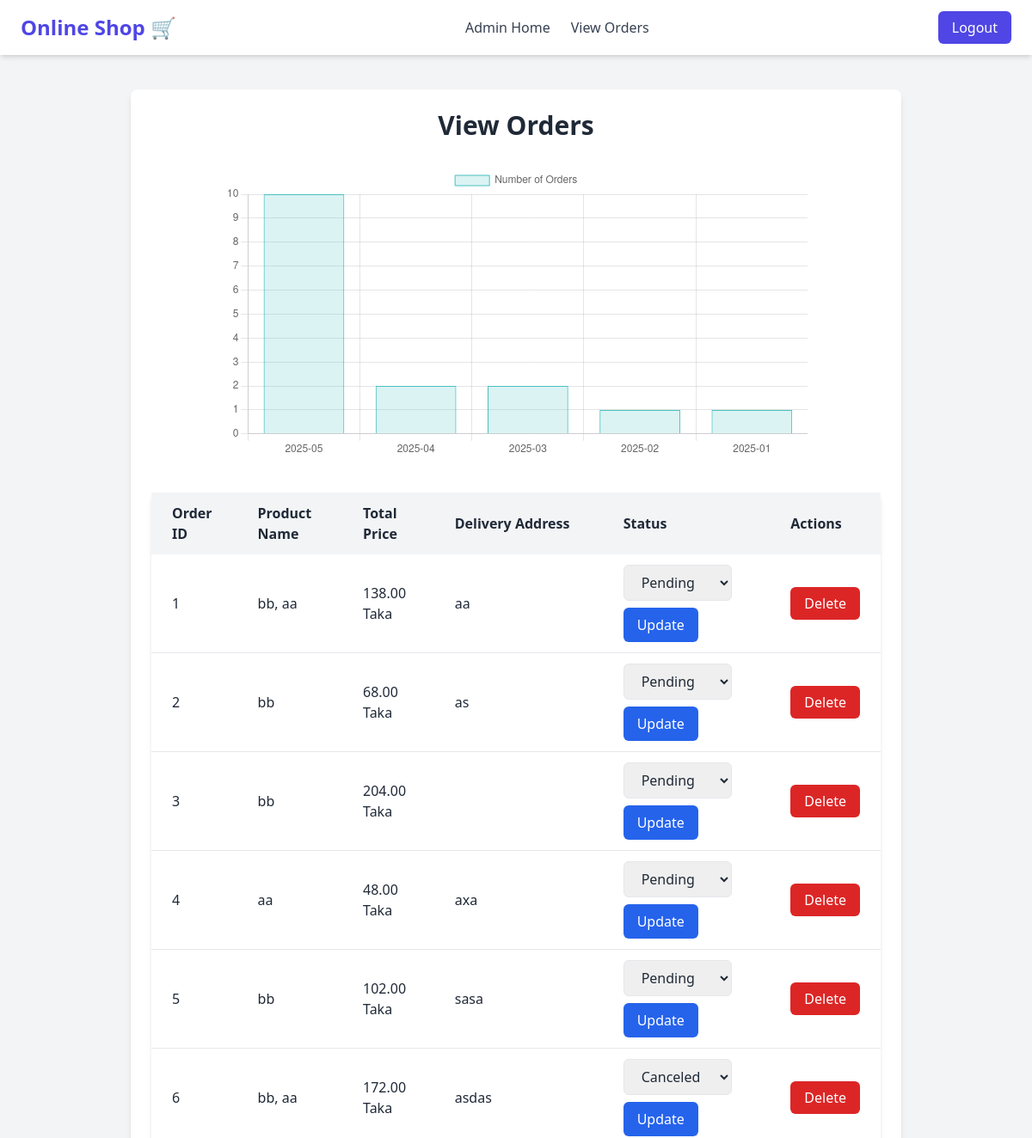
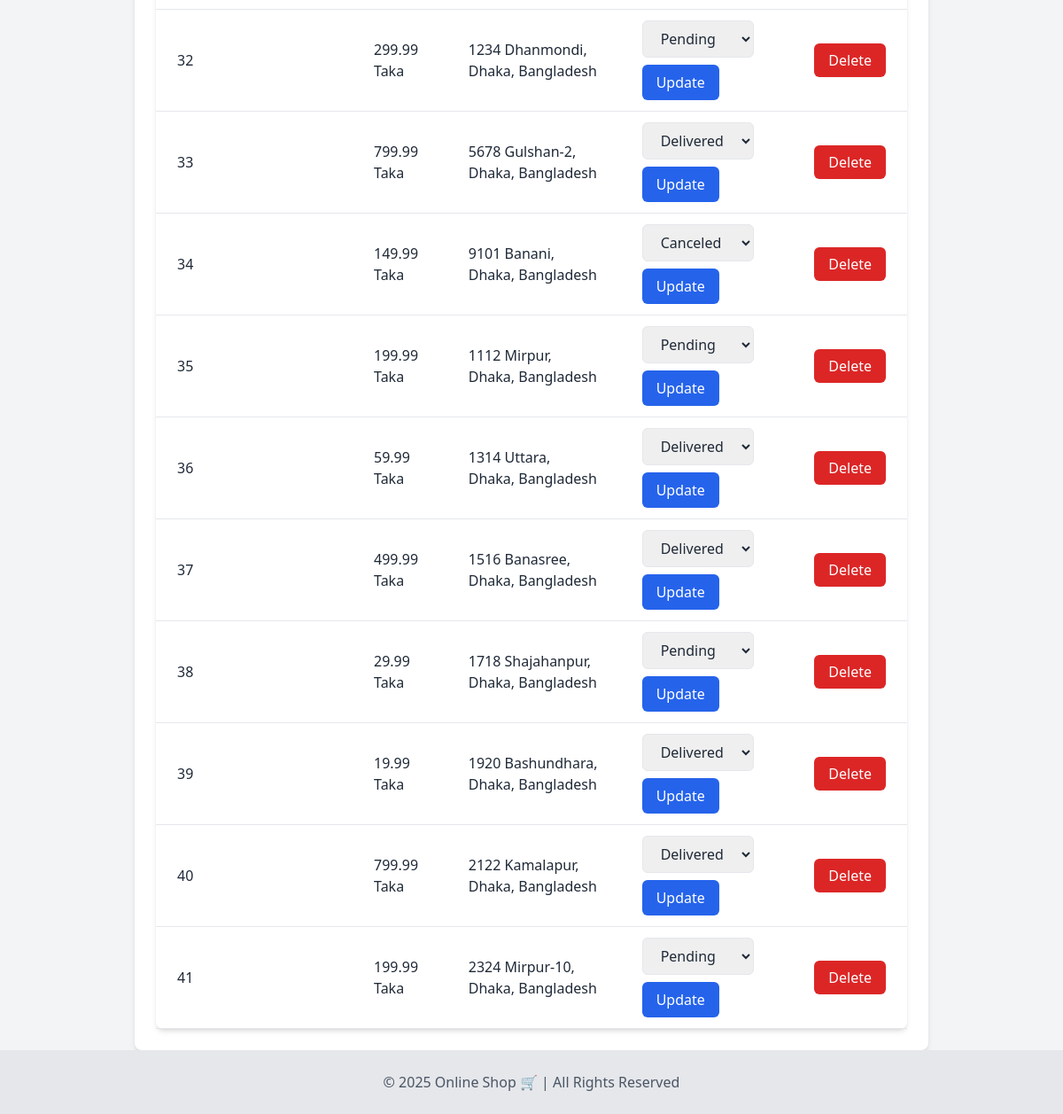
Page /view_orders.php (signed in) on the committed database (2 pictures, top to bottom).
### tables this page shows
CREATE TABLE `orders` (
  `id` int(11) NOT NULL,
  `user_id` int(11) NOT NULL,
  `total` decimal(10,2) NOT NULL,
  `status` varchar(50) NOT NULL,
  `payment_method` varchar(50) NOT NULL,
  `address` text NOT NULL,
  `created_at` timestamp NOT NULL DEFAULT current_timestamp()
);

### view_orders.php (the view, shortened to what this page needs)
<?php
include 'db_config.php';
$order_months_sql = "SELECT YEAR(created_at) AS year, MONTH(created_at) AS month, COUNT(*) AS order_count FROM orders GROUP BY YEAR(created_at), MONTH(created_at) ORDER BY year DESC, month DESC";
$order_months_result = $conn->query($order_months_sql);
$months = [];
$order_counts = [];
if ($order_months_result->num_rows > 0) {
    while ($row = $order_months_result->fetch_assoc()) {
        $months[] = $row['year'] . '-' . str_pad($row['month'], 2, '0', STR_PAD_LEFT);
        $order_counts[] = $row['order_count'];
    }
} else {
    $months = ['No data available'];
    $order_counts = [0];
}
?>
<!DOCTYPE html>
<html lang="en">
<head>
    <script src="https://cdn.tailwindcss.com"></script>
</head>
<body class="bg-gray-100 text-gray-800">
    <header class="flex justify-between items-center px-6 py-4 bg-white shadow-md">
        <div class="text-2xl font-bold text-indigo-600">
            <a href="index.php">Online Shop 🛒</a>
        </div>
        <div>
            <ul class="flex gap-6">
                <li><a href="admin_dashboard.php" class="text-gray-700 hover:text-indigo-600">Admin Home</a></li>
                <li><a href="view_orders.php" class="text-gray-700 hover:text-indigo-600">View Orders</a></li>
            </ul>
        </div>
        <div>
            <a href="logout.php" class="bg-indigo-600 text-white px-4 py-2 rounded-md hover:bg-indigo-700">Logout</a>
        </div>
    </header>
    <main>
        <div id="orders" class="container mx-auto p-6 mt-10 bg-white shadow-md rounded-lg max-w-4xl">
            <h2 class="text-3xl font-semibold mb-6 text-center">View Orders</h2>
            <div class="chart-container">
                <canvas id="orderChart"></canvas>
            </div>
            <table class="min-w-full bg-white shadow-md rounded-lg">
                <thead>
                    <tr class="bg-gray-100">
                        <th class="px-6 py-3 text-left">Order ID</th>
                        <th class="px-6 py-3 text-left">Product Name</th>
                        <th class="px-6 py-3 text-left">Total Price</th>
                        <th class="px-6 py-3 text-left">Delivery Address</th>
                        <th class="px-6 py-3 text-left">Status</th>
                        <th class="px-6 py-3 text-left">Actions</th>
                    </tr>
                </thead>
                <tbody>
                    <?php
                    $sql = "SELECT * FROM orders";
                    $result = $conn->query($sql);
                    if ($result->num_rows > 0) {
                        while ($order = $result->fetch_assoc()) {
                            $order_items_sql = "SELECT * FROM order_items WHERE order_id = ?";
                            $stmt = $conn->prepare($order_items_sql);
                            $stmt->bind_param("i", $order['id']);
                            $stmt->execute();
                            $order_items_result = $stmt->get_result();
                            $products = '';
                            while ($item = $order_items_result->fetch_assoc()) {
                                $products .= $item['product_name'] . ', ';
                            }
                            $products = rtrim($products, ', ');
                            echo '
                                <tr class="border-b">
                                    <td class="px-6 py-3">' . htmlspecialchars($order['id'], ENT_QUOTES) . '</td>
                                    <td class="px-6 py-3">' . htmlspecialchars($products, ENT_QUOTES) . '</td>
                                    <td class="px-6 py-3">' . number_format($order['total'], 2) . ' Taka</td>
                                    <td class="px-6 py-3">' . htmlspecialchars($order['address'], ENT_QUOTES) . '</td>
                                    <td class="px-6 py-3">
                                        <form method="POST" action="">
                                            <select name="status" class="px-4 py-2 border rounded-md">
                                                <option value="pending" ' . ($order['status'] == 'pending' ? 'selected' : '') . '>Pending</option>
                                                <option value="delivered" ' . ($order['status'] == 'delivered' ? 'selected' : '') . '>Delivered</option>
                                                <option value="canceled" ' . ($order['status'] == 'canceled' ? 'selected' : '') . '>Canceled</option>
                                            </select>
                                            <input type="hidden" name="order_id" value="' . $order['id'] . '">
                                            <button type="submit" name="update_status" class="bg-blue-600 text-white px-4 py-2 rounded-md hover:bg-blue-700 mt-2">Update</button>
                                        </form>
                                    </td>
                                    <td class="px-6 py-3">
                                        <a href="view_orders.php?id=' . $order['id'] . '&action=delete" class="bg-red-600 text-white px-4 py-2 rounded-md hover:bg-red-700">Delete</a>
                                    </td>
                                </tr>
                            ';
                        }
                    } else {
                        echo "<tr><td colspan='6' class='text-center py-4'>No orders found!</td></tr>";
                    }
                    ?>
                </tbody>
            </table>
        </div>
    </main>
    <footer class="text-center py-6 bg-gray-200 text-gray-600">
        <p>&copy; 2025 Online Shop 🛒 | All Rights Reserved</p>
    </footer>
    <script>
        // Prepare data for the graph
        const months = <?php echo json_encode($months); ?>;
        const orderCounts = <?php echo json_encode($order_counts); ?>;
        // Create the chart
        const ctx = document.getElementById('orderChart').getContext('2d');
        const orderChart = new Chart(ctx, {
            type: 'bar',
            data: {
                labels: months,
                datasets: [{
                    label: 'Number of Orders',
                    data: orderCounts,
                    backgroundColor: 'rgba(75, 192, 192, 0.2)',
                    borderColor: 'rgba(75, 192, 192, 1)',
                    borderWidth: 1
                }]
            },
            options: {
                responsive: true,
                scales: {
                    y: {
                        beginAtZero: true
                    }
                }
            }
        });
    </script>
</body>
</html>

### view_orders.php (style rules this page uses)
main { flex-grow: 1; }
.chart-container { width: 80%; margin: 30px auto; margin-bottom: 40px; }

### rows in the picture
orders: id "1", products "bb, aa", total "138.00", address "aa"
orders: id "2", products "bb", total "68.00", address "as"
orders: id "3", products "bb", total "204.00"
orders: id "4", products "aa", total "48.00", address "axa"
orders: id "5", products "bb", total "102.00", address "sasa"
orders: id "6", products "bb, aa", total "172.00", address "asdas", status "Canceled"
orders: id "32", total "299.99", address "1234 Dhanmondi, Dhaka, Bangladesh", status "Pending"
orders: id "33", total "799.99", address "5678 Gulshan-2, Dhaka, Bangladesh", status "Delivered"
orders: id "34", total "149.99", address "9101 Banani, Dhaka, Bangladesh", status "Canceled"
orders: id "35", total "199.99", address "1112 Mirpur, Dhaka, Bangladesh", status "Pending"
orders: id "36", total "59.99", address "1314 Uttara, Dhaka, Bangladesh", status "Delivered"
orders: id "37", total "499.99", address "1516 Banasree, Dhaka, Bangladesh", status "Delivered"
orders: id "38", total "29.99", address "1718 Shajahanpur, Dhaka, Bangladesh", status "Pending"
orders: id "39", total "19.99", address "1920 Bashundhara, Dhaka, Bangladesh", status "Delivered"
orders: id "40", total "799.99", address "2122 Kamalapur, Dhaka, Bangladesh", status "Delivered"
orders: id "41", total "199.99", address "2324 Mirpur-10, Dhaka, Bangladesh", status "Pending"

### other values in the picture
chart data {{ json_encode($months) }} ["2025-05","2025-04","2025-03","2025-02","2025-01"]
chart data {{ json_encode($order_counts) }} ["10","2","2","1","1"]
